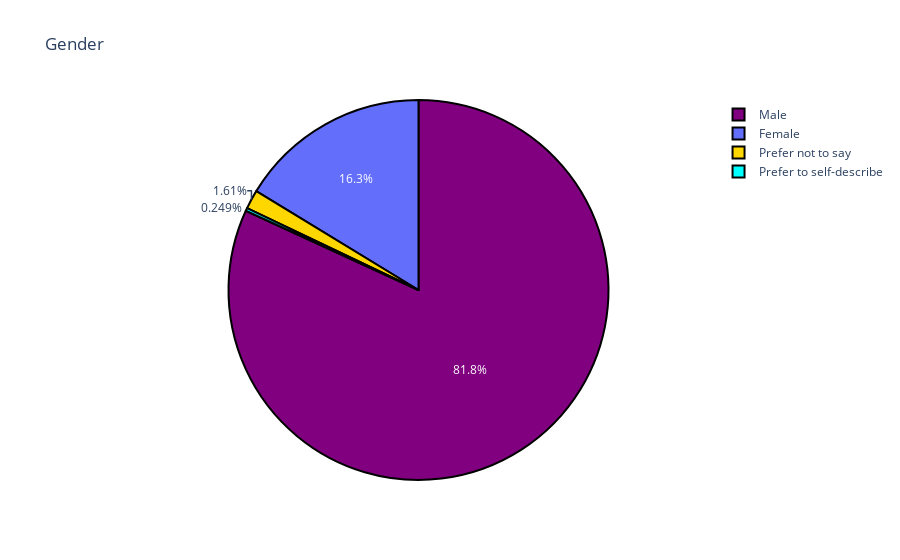

Source (notebook cell):
### Markdown cell above
##Visualization

### Code cell
#Gender
gender = df['gender'].value_counts()
colors = ['purple', 'yello', 'gold', 'cyan']
trace = go.Pie(values=(np.array((gender / gender.sum())*100)), labels=(np.array(gender.index)))
layout = go.Layout(title='Gender')
data = [trace]
fig = go.Figure(trace,layout)
fig.update_traces(marker=dict(colors=colors, line=dict(color='#000000', width=2)))
fig.show()
# py.plot(fig)

### Figure 1 — Plotly figure (JSON) as saved in the notebook; plotly's stock layout.template omitted (floating-point values rounded to 4 significant figures)
{"data": [{"labels": ["Male", "Female", "Prefer not to say", "Prefer to self-describe"], "marker": {"colors": ["purple", "yello", "gold", "cyan"], "line": {"color": "#000000", "width": 2}}, "type": "pie", "values": [81.85, 16.29, 1.613, 0.2485]}], "layout": {"title": {"text": "Gender"}}}
